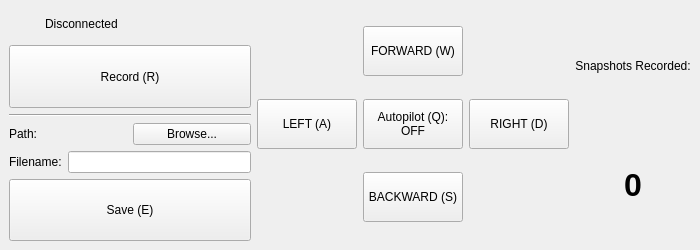
<?xml version="1.0" encoding="UTF-8"?>
<ui version="4.0">
 <class>WorkConsole</class>
 <widget class="QMainWindow" name="WorkConsole">
  <property name="geometry">
   <rect>
    <x>0</x>
    <y>0</y>
    <width>700</width>
    <height>250</height>
   </rect>
  </property>
  <property name="minimumSize">
   <size>
    <width>700</width>
    <height>250</height>
   </size>
  </property>
  <property name="maximumSize">
   <size>
    <width>700</width>
    <height>250</height>
   </size>
  </property>
  <property name="windowTitle">
   <string>Robopilot Work Console</string>
  </property>
  <widget class="QWidget" name="centralwidget">
   <layout class="QHBoxLayout" name="horizontalLayout">
    <item>
     [cite_start]<layout class="QVBoxLayout" name="sessionLayout"> [cite: 2]
      <item>
       [cite_start]<layout class="QHBoxLayout" name="connectionLayout"> [cite: 2]
        <item>
         <widget class="QLabel" name="connectionLed">
          <property name="minimumSize">
           <size>
            <width>30</width>
            <height>30</height>
           </size>
          </property>
          <property name="maximumSize">
           <size>
            <width>30</width>
            <height>30</height>
           </size>
          </property>
          <property name="text">
           <string/>
          </property>
          <property name="alignment">
           <set>Qt::AlignCenter</set>
          </property>
         </widget>
        </item>
        <item>
         <widget class="QLabel" name="connectionStatusLabel">
          <property name="text">
           [cite_start]<string>Disconnected</string> [cite: 5]
          </property>
         </widget>
        </item>
       </layout>
      </item>
      <item>
       <widget class="QPushButton" name="recordDataButton">
        <property name="sizePolicy">
         <sizepolicy hsizetype="Minimum" vsizetype="Expanding">
          <horstretch>0</horstretch>
          <verstretch>0</verstretch>
         </sizepolicy>
        </property>
        <property name="text">
         [cite_start]<string>Record (R)</string> [cite: 6]
        </property>
       </widget>
      </item>
      <item>
       <widget class="Line" name="line">
        <property name="orientation">
         <enum>Qt::Horizontal</enum>
        </property>
       </widget>
      </item>
      <item>
       <layout class="QFormLayout" name="saveFormLayout">
        <item row="0" column="0" colspan="2">
         <layout class="QHBoxLayout" name="savePathLayout">
          <item>
           <widget class="QLabel" name="savePathLabel">
            <property name="text">
             <string>Path:</string>
            </property>
           </widget>
          </item>
          <item>
           <widget class="QPushButton" name="browseButton">
            <property name="text">
             <string>Browse...</string>
            </property>
           </widget>
          </item>
         </layout>
        </item>
        <item row="1" column="0">
         <widget class="QLabel" name="label_2">
          <property name="text">
           <string>Filename:</string>
          </property>
         </widget>
        </item>
        <item row="1" column="1">
         <widget class="QLineEdit" name="filenameEdit"/>
        </item>
       </layout>
      </item>
      <item>
       <widget class="QPushButton" name="saveRecordButton">
        <property name="sizePolicy">
         <sizepolicy hsizetype="Minimum" vsizetype="Expanding">
          <horstretch>0</horstretch>
          <verstretch>0</verstretch>
         </sizepolicy>
        </property>
        <property name="text">
         [cite_start]<string>Save (E)</string> [cite: 7]
        </property>
       </widget>
      </item>
     </layout>
    </item>
    <item>
     <layout class="QGridLayout" name="controlsGrid">
      <item row="0" column="1">
       <widget class="QPushButton" name="forwardButton">
        <property name="minimumSize">
         <size>
          <width>100</width>
          <height>50</height>
         </size>
        </property>
        <property name="text">
         <string>FORWARD (W)</string>
        </property>
       </widget>
      </item>
      <item row="1" column="0">
       <widget class="QPushButton" name="leftButton">
        <property name="minimumSize">
         <size>
          <width>100</width>
          <height>50</height>
         </size>
        </property>
        <property name="text">
         [cite_start]<string>LEFT (A)</string> [cite: 9]
        </property>
       </widget>
      </item>
      <item row="1" column="1">
       <widget class="QPushButton" name="AutopilotButton">
        <property name="minimumSize">
         <size>
          <width>100</width>
          <height>50</height>
         </size>
        </property>
        <property name="text">
         <string>Autopilot (Q):
OFF</string>
        </property>
       </widget>
      </item>
      <item row="1" column="2">
       <widget class="QPushButton" name="rightButton">
        <property name="minimumSize">
         <size>
          <width>100</width>
          <height>50</height>
         </size>
        </property>
        <property name="text">
         [cite_start]<string>RIGHT (D)</string> [cite: 12]
        </property>
       </widget>
      </item>
      <item row="2" column="1">
       <widget class="QPushButton" name="backwardButton">
        <property name="minimumSize">
         <size>
          <width>100</width>
          <height>50</height>
         </size>
        </property>
        <property name="text">
         [cite_start]<string>BACKWARD (S)</string> [cite: 13]
        </property>
       </widget>
      </item>
     </layout>
    </item>
    <item>
     [cite_start]<layout class="QVBoxLayout" name="snapshotLayout"> [cite: 2]
      <item>
       <widget class="QLabel" name="label">
        <property name="text">
         <string>Snapshots Recorded:</string>
        </property>
        <property name="alignment">
         [cite_start]<set>Qt::AlignCenter</set> [cite: 14]
        </property>
       </widget>
      </item>
      <item>
       <widget class="QLabel" name="nbrSnapshotSaved">
        <property name="font">
         <font>
          <pointsize>24</pointsize>
          <weight>75</weight>
          [cite_start]<bold>true</bold> [cite: 15]
         </font>
        </property>
        <property name="text">
         [cite_start]<string>0</string> [cite: 15]
        </property>
        <property name="alignment">
         [cite_start]<set>Qt::AlignCenter</set> [cite: 15]
        </property>
       </widget>
      </item>
     </layout>
    </item>
   </layout>
  </widget>
 </widget>
 <resources/>
 <connections/>
</ui>
